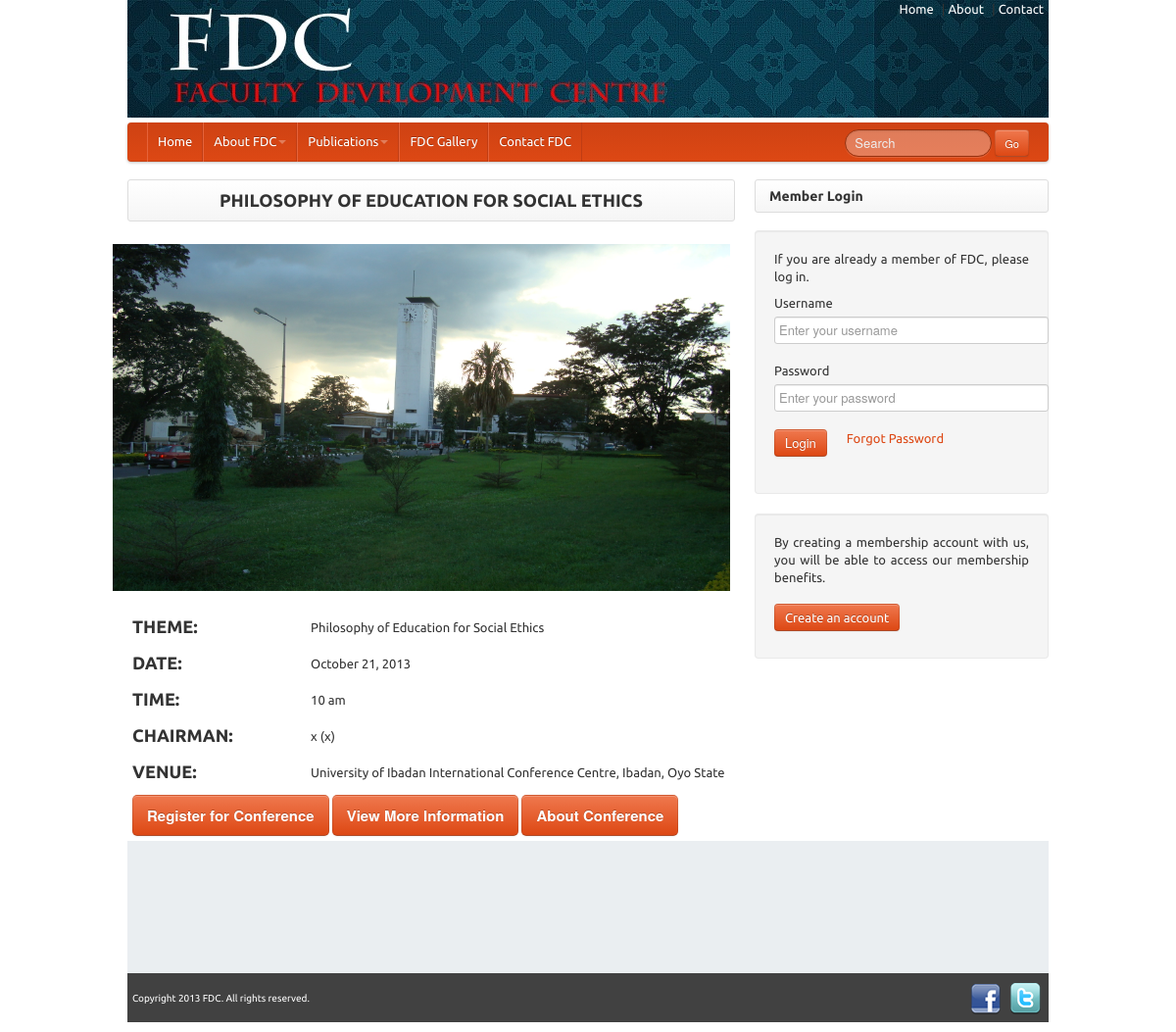
Screenshot of /conference.php?id=WIMPGZK0EO34952 with the database file from the repository.
### tables this page shows
CREATE TABLE IF NOT EXISTS `conferences` (
  `conference_id` int(4) NOT NULL AUTO_INCREMENT,
  `conference_code` char(15) DEFAULT NULL,
  `conference_title` varchar(200) DEFAULT NULL,
  `start_date` varchar(20) DEFAULT NULL COMMENT 'day, month and year',
  `end_date` varchar(20) DEFAULT NULL COMMENT 'day, month and year',
  `time` varchar(20) NOT NULL,
  `logo` varchar(100) NOT NULL,
  `conference_chairman` varchar(100) NOT NULL,
  `chairman_position` varchar(100) NOT NULL,
  `venue` text,
  `amount_charged` decimal(10,0) DEFAULT NULL,
  `date_added` varchar(20) DEFAULT NULL,
  `date_updated` varchar(20) DEFAULT NULL,
  `added_by` int(3) NOT NULL,
  `current` int(1) NOT NULL,
  PRIMARY KEY (`conference_id`),
  UNIQUE KEY `conference_code` (`conference_code`)
);

### classes/Database.php (called while the page is built, shortened)
<?php
class Database
{
    function  __construct()
    {
        $hostname_login = "localhost";
        $database_login = "thinkitr_fdcdb";
        $username_login = "root";
        $password_login = "";
        $this->conn = mysql_connect($hostname_login, $username_login, $password_login)
                or die(mysql_error());
    }
    public function fetchRow($query)
    {
        $res=  mysql_query($query) or die(mysql_error());
        $rs=mysql_fetch_assoc($res);
        return $rs;
    }
    public function fetchRows($query)
    {
        $rs = array();
        $res=  mysql_query($query) or die(mysql_error());
        while($row = mysql_fetch_assoc($res))
            array_push($rs,$row);
        return $rs;
    }
    public function getWhere($table,$condition=null,$order_by=null){
        $query = "SELECT * FROM $table ";
        if(count($condition)>0){
            $query.=" WHERE ";
        }
        $i=0;
        foreach ($condition as $key => $value){
            $query.=" $key = '$value' ";
        }
        return $this->fetchRows($query);
    }
}
?>

### classes/Conference.php (called while the page is built, shortened)
<?php
require_once 'Database.php';
require_once 'Utilities.php';
class Conference
{
    private $db;
    public function __construct()
    {
        $this->db = new Database();
    }
    public function getConference($conf_code){
        $conf = $this->db->getWhere(CONFERENCES,array(CONFERENCE_CODE=>$conf_code));
        return $conf[0];
    }
   public function getMostRecentConference(){
       $query = "SELECT * FROM conferences WHERE start_date <= ALL (SELECT start_date FROM conferences)";
       return $this->db->fetchRow($query);
   }
}
?>

### classes/Utilities.php (called while the page is built, shortened)
<?php
require_once 'Database.php';
class Utilities
{
    function getFriendlyDate($timeStamp){
        return date("F j,  Y",$timeStamp);
    }
}
?>

### conference.php (the view, shortened to what this page needs)
<?php
require_once 'classes/Database.php';
require_once 'classes/Conference.php';
require_once 'classes/Utilities.php';
$conf = new Conference();
$util = new Utilities();
$conference = $conf->getConference($_GET[ID]);
?>
<!DOCTYPE html>
<html lang="en">
<head>
    <link href="bootstrap/css/bootstrap.css" rel="stylesheet">
    <link id="switch_style" href="bootstrap/css/united/bootstrap.css" rel="stylesheet">
    <link href="css/main.css" rel="stylesheet">
    <link href="css/jquery.rating.css" rel="stylesheet">
  </head>
  <body>
    <div class="container">
	<?php require_once('header.php');?>
      <div class="row">
            <div class="span8">
             	<h3 class="breadcrumb"><center><?php echo strtoupper($conference[CONFERENCE_TITLE]); ?></center></h3>
                <table border="0" width="100%" cellspacing='5' cellpadding='5'>
                    <tr>
                        <td colspan="2">
                            <ul class="thumbnails pull-right">
                    <?php
                        $src = !empty($conference[LOGO])? $conference[LOGO] :"def_logo.jpg";
                    ?>
                    <img src="images/uploads/confs/<?php echo $src; ?>">
               </ul>
                        </td>
                    </tr>
                    <tr>
                        <td><h3>THEME:</h3></td><td><?php echo $conference[CONFERENCE_TITLE]; ?></td>
                    </tr>
                    <tr>
                        <td><h3>DATE:</h3></td><td><?php echo $util->getFriendlyDate($conference[START_DATE]); ?></td>
                    </tr>
                    <tr>
                        <td><h3>TIME:</h3></td><td> <?php echo $conference[TIME]; ?></td>
                    </tr>
                    <tr>
                        <td><h3>CHAIRMAN:</h3></td><td><?php echo $conference[CONFERENCE_CHAIRMAN]." (".$conference[CHAIRMAN_POSITION].")"; ?></td>
                    </tr>
                    <tr>
                        <td><h3>VENUE:</h3></td><td><?php echo $conference[VENUE]; ?></td>
                    </tr>
                    <tr>
                        <td colspan="2">
                            <a href="register_conference.php?id=<?php echo $conference[CONFERENCE_CODE]; ?>"><button class="btn btn-primary btn-large"><strong>Register for Conference</strong></button></a>
                            <a href="conference_details.php?id=<?php echo $conference[CONFERENCE_CODE]; ?>"><button class="btn btn-primary btn-large"><strong>View More Information</strong></button></a>
                            <a href="conference_details.php?id=<?php echo $conference[CONFERENCE_CODE]; ?>"><button class="btn btn-primary btn-large"><strong>About Conference</strong></button></a>
                        </td>
                    </tr>
                </table>
            </div>
            <div class="span4 pull-right">
            	<?php require_once 'login_newaccount.php';?>
            </div>
      </div>
    <?php require_once('footer.php');?>
</body>
</html>

### css/main.css (style rules this page uses)
body { margin-bottom: 10px; }
.span12, .container { width: 940px; }

### rows the page displays
conferences: conference_title "PHILOSOPHY OF EDUCATION FOR SOCIAL ETHICS", logo (picture), conference_title "Philosophy of Education for Social Ethics", start_date "October 21, 2013", time "10 am", conference_chairman "x", chairman_position "x", venue "University of Ibadan International Conference Centre, Ibadan, Oyo State"
